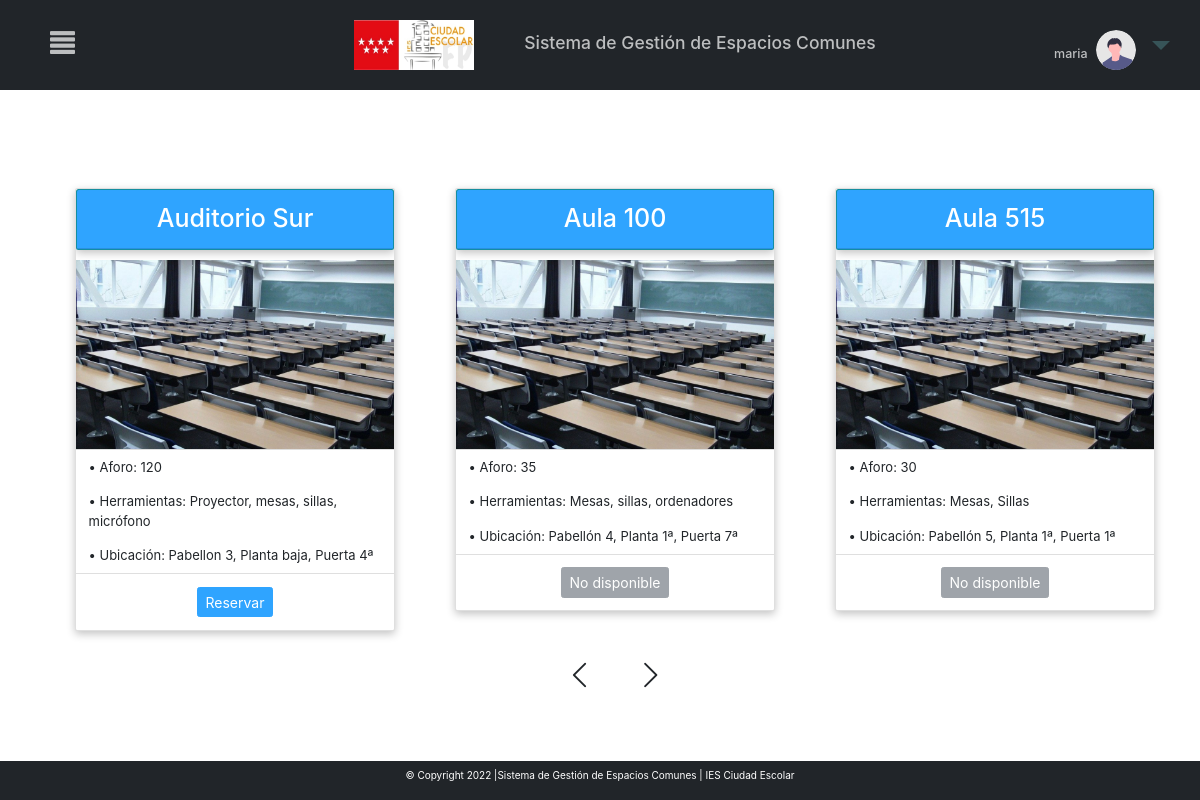
Screenshot of /MVC_proyectofinal/inicio.php?c=principal (signed in) with the database file from the repository.
### tables this page shows
CREATE TABLE `aulas` (
  `id` varchar(220) NOT NULL,
  `ubicacion` varchar(220) NOT NULL,
  `informacion` varchar(220) NOT NULL,
  `aforo` int(100) NOT NULL,
  `habilitado` tinyint(1) NOT NULL
);

### MVC_proyectofinal/controller/controller.php (called while the page is built, shortened)
<?php
require_once ("models/crud.php");
class Control{
    function __construct()
    {
        $this->crud=new Crud();
    }
    function principal(){
        include_once ("views/principal.php");
    }
}
?>

### MVC_proyectofinal/models/conexion.php (called while the page is built)
<?php
class Conexion{
    public function conexion(){
        try{
            $conexion=new PDO("mysql:host=localhost;dbname=sgec","root","");
            $conexion->setAttribute(PDO::ATTR_ERRMODE,PDO::ERRMODE_EXCEPTION);
            return $conexion;
        }
        catch(PDOException $e){
            echo $e->getMessage();
            return null;
        }
    }
}
?>

### MVC_proyectofinal/models/crud.php (called while the page is built, shortened)
<?php
include("conexion.php");
class Crud extends Conexion{
    private $conexion;
    function __construct()
    {
        $this->conexion=parent::conexion();
    }
    function obtieneTodos($tabla){
        try{
            $sql='SELECT * FROM '.$tabla;
            $consulta=$this->conexion->prepare($sql);
            $consulta->execute();
            $consult=$consulta->fetchAll(PDO::FETCH_ASSOC);
            return $consult;
        }catch(PDOException){
            return [];
        }
    }
}
?>

### MVC_proyectofinal/views/principal.php (the view, shortened to what this page needs)
<?php include "menu.php"?>
<html lang="en">
<head>
    <link rel="stylesheet" href="libs/bootstrap-5.1.3-dist/css/bootstrap.min.css">
    <link rel="stylesheet" href="libs/css/estilos.css">
</head>
<?php
 $contador=0;
 $aulas=$this->crud->obtieneTodos("aulas");
 $cuantasAulas=count($aulas);
 ?>
 <link rel="stylesheet" href="https://maxcdn.bootstrapcdn.com/bootstrap/4.0.0/css/bootstrap.min.css">
<body>
<section class="pt-5 pb-5 mt-5 ml-5">
    <div class="container">
        <div class="row">
            <div class="col-12" >
                <div id="carouselExampleIndicators2" class="carousel slide" data-ride="carousel">
                    <div class="carousel-inner">
    <?php  foreach($this->crud->obtieneTodos("aulas") as $row){
        $contador++;
        if ($contador==1){
         ?>
        <div class="carousel-item active">
        <div class="row">
        <?php }
        else if ($contador==4||$contador==7||$contador==10||$contador==13||$contador==16||$contador==19||$contador==22||$contador==25||$contador==28||$contador==31){ ?>
        <div class="carousel-item">
        <div class="row ">
        <?php }?>
            <div class="col-md-4 mb-4 mt-1 p-5">
                <div class="card mt-2 " >
                    <div class="card text-white bg-info mb-3">
                        <div class="card-header" style="background: #2FA4FF">
                            <h1 class="card-title" style="text-align:center;margin-top:2%"><?php echo $row['id']; ?></h1>
                        </div>
                    </div>
                    <img class="img-fluid"  src="aula.jpg">
                    <ul class="list-group list-group-flush">
                        <li class="list-group-item " style="font-size:1.3rem" >• Aforo: <?php echo $row['aforo']; ?></li>
                        <li class="list-group-item " style="font-size:1.3rem">• Herramientas: <?php echo $row['informacion']; ?></li>
                        <li class="list-group-item " style="font-size:1.3rem">• Ubicación: <?php echo $row['ubicacion']; ?></li>
                    </ul>
                    <div class="card-body">
                            <div class="d-flex justify-content-center">
                                <?php if($row['habilitado']==0) {?>
                                <button type="submit" class="btn btn-secondary" style="font-size:1.4rem" disabled>No disponible</button>
                                <?php } else{?>
                                    <a href="?c=calendario&id=<?php echo $row['id']?>"><button type="submit" class="btn btn-info" style="font-size:1.4rem" >Reservar</button></a>
                                <?php } ?>
                            </div>
                    </div>
                </div>
            </div>
        <?php if ($contador==$cuantasAulas||$contador==3||$contador==6||$contador==9||$contador==12||$contador==15||$contador==18||$contador==21||$contador==24||$contador==27||$contador==30||$contador==33||$contador==36||$contador==39){?>
        </div>
        </div>
        <?php }?>
        <?php } ?>
        </div>
        <div class="row ">
        <div class="col-9 mx-auto" style="display: flex;align-items: center;justify-content: center; margin-top:-2%">
                <a style="border-radius:100%;"  href="#carouselExampleIndicators2" role="button" data-slide="prev" style="width:100%;">
                <i class="bi bi-chevron-left " style="font-size:30px; color:#212529;"></i>
                </a>
                <a  style="border-radius:20%; margin-left:5%" href="#carouselExampleIndicators2" role="button" data-slide="next" style="width:100%;">
                <i class="bi bi-chevron-right" style="font-size:30px; color:#212529;"></i>
                </a>
        </div>
        </div>
        </div>
        </div>
        </div>
        </div>
        </section>
</body>
</html>

### MVC_proyectofinal/inicio.php
<?php
include_once("controller/controller.php");
$control=new Control();
if(!isset($_REQUEST['c'])){
    $control->home();
}else{
    $action=$_REQUEST['c'];
    call_user_func(array($control,$action));
}
?>

### MVC_proyectofinal/views/menu.php (shortened to what this page needs)
<!DOCTYPE html>
<html lang="en">
<head>
<link rel="stylesheet" href="https://cdn.jsdelivr.net/npm/bootstrap-icons@1.8.1/font/bootstrap-icons.css">
<link href="https://cdn.jsdelivr.net/npm/bootstrap@5.1.3/dist/css/bootstrap.min.css" rel="stylesheet">
    <link rel="stylesheet" href="libs/bootstrap-5.1.3-dist/css/bootstrap.min.css">
    <link rel="stylesheet" href="libs/css/estilos.css">
<link rel="stylesheet" href="https://maxcdn.bootstrapcdn.com/bootstrap/3.3.7/css/bootstrap.min.css">
</head>
<body>
<div class="nav">
<span onclick="openNav()" class="menu">
<span class="glyphicon glyphicon-align-justify"></span>
</span>
<div class="cabecera-todo">
    <a class="logoEnlace" href="https://www.educa2.madrid.org/web/centro.ies.ciudadescolar.madrid" target="_blank"><img class="logo" src="libs/img/logo_ciudadescolar.jpg"></a>
    <h3 class="cabecera">Sistema de Gestión de Espacios Comunes</h3>
</div>
<li class="nav-item dropdown no-arrow">
        <a class="nav-link dropdown-toggle" href="#" id="userDropdown" role="button"
            data-toggle="dropdown" aria-haspopup="true" aria-expanded="false">
            <h5 style="color: rgba(255, 255, 255, 0.7); display:inline-block" ><?php echo $_SESSION['nombre'];?></h5>
            <img class="img-profile rounded-circle" style="width:40px"
                src="libs/img/undraw_profile.svg">
        </a>
    </li>
</div>
   <div class="footer">
       <p>© Copyright 2022 |Sistema de Gestión de Espacios Comunes | IES Ciudad Escolar</p>
</div>
</body>
</html>

### MVC_proyectofinal/libs/css/estilos.css (style rules this page uses)
.logo { width:120px; height: 50px; margin-left:50px }
.nav { text-align: center; }
.cabecera-todo { display: flex; align-items: center; }
.cabecera { text-align: center; }
.card-header { background-color: #2FA4FF!important; }
.btn-info { color: white !important; background-color: #2FA4FF!important; border-color: #2FA4FF!important; }
.nav>li>a { background:none !important; font-size:30px !important }
.nav-link { color:#375458 }
.bg-info { background-color:none !important }

### MVC_proyectofinal/views/menu.php (style rules this page uses)
body { overflow-x: hidden; }
.nav { display: flex; flex-direction: row; justify-content: center; width: 100%; background-color: #212529; padding: 20px; color: rgba(255, 255, 255, 0.5); }
.cabecera, .cabecera-todo { color: rgba(255, 255, 255, 0.7); }
.logoEnlace { margin-right: 5rem; }
li.nav-item { float: right; right: 0px; top: 0px; position: absolute !important; margin: 15px; }
.menu { position: absolute; top: 30px; left: 20px; margin:0px 15px !important; color: rgba(255, 255, 255, 0.7) !important }
.footer { background-color: #212529; position:fixed; bottom:0px; left:0px; right:0px; padding:7px; text-align:center; z-index:4; color:white }
.cabecera { font-size: 1.75rem !important; }
.glyphicon { position: relative; top: 0px !important; margin-left: 15px; font-size: 25px; display: inline-block; font-family: 'Glyphicons Halflings'; font-style: normal; font-weight: 400; line-height: 1; -webkit-font-smoothing: antialiased; -moz-osx-font-smoothing: grayscale; }
body { font-family: "Lato", sans-serif; }

### MVC_proyectofinal/views/principal.php (style rules this page uses)
.card { box-shadow: rgba(0, 0, 0, 0.24) 0px 3px 8px; transition: all 0.6s ease; user-select: none; overflow: hidden }

### rows the page displays
aulas: id "Auditorio Sur", aforo "120", informacion "Proyector, mesas, sillas, micrófono", ubicacion "Pabellon 3, Planta baja, Puerta 4ª"
aulas: id "Aula 100", aforo "35", informacion "Mesas, sillas, ordenadores", ubicacion "Pabellón 4, Planta 1ª, Puerta 7ª", habilitado "No disponible"
aulas: id "Aula 515", aforo "30", informacion "Mesas, Sillas", ubicacion "Pabellón 5, Planta 1ª, Puerta 1ª", habilitado "No disponible"

### other values shown
$_SESSION['nombre'] "maria"
